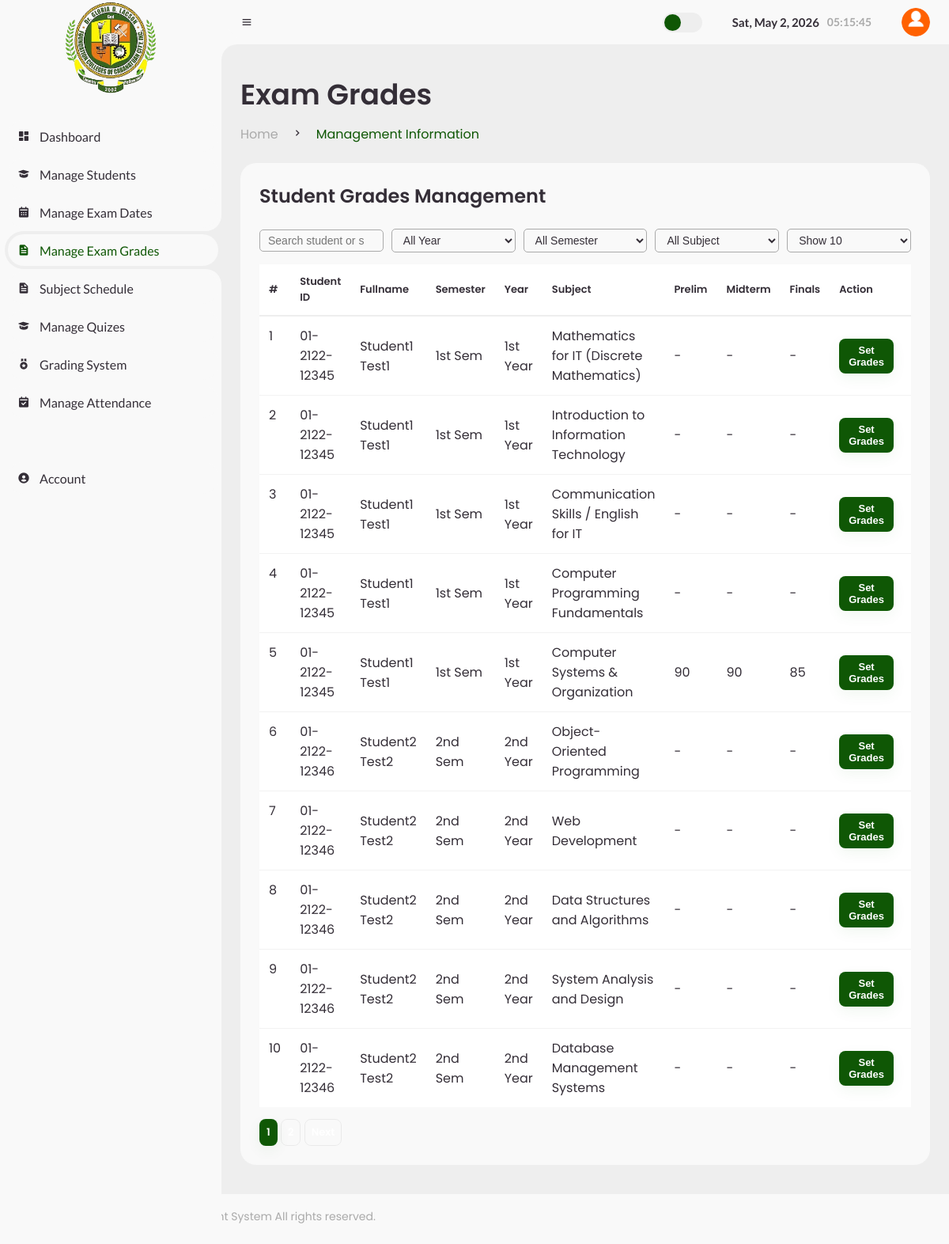
/Classteacher/exam_grades.php (signed in), run on the app's committed database.
### tables this page shows
CREATE TABLE `student_subjects` (
  `id` int(11) NOT NULL,
  `student_id` int(11) NOT NULL,
  `subject_id` int(11) NOT NULL
);

CREATE TABLE `users` (
  `user_id` int(11) NOT NULL,
  `student_id_number` varchar(20) DEFAULT NULL,
  `username` varchar(50) NOT NULL,
  `password` varchar(255) NOT NULL,
  `role` enum('admin','teacher','student','parent') NOT NULL,
  `first_name` varchar(50) NOT NULL,
  `last_name` varchar(50) NOT NULL,
  `email` varchar(100) DEFAULT NULL,
  `contact_number` varchar(20) DEFAULT NULL,
  `profile_picture` varchar(255) DEFAULT NULL,
  `created_at` timestamp NOT NULL DEFAULT current_timestamp()
);

CREATE TABLE `subjects` (
  `subject_id` int(11) NOT NULL,
  `subject_name` varchar(100) NOT NULL,
  `course_id` int(11) NOT NULL,
  `teacher_id` int(11) NOT NULL,
  `room_id` int(11) DEFAULT NULL,
  `schedule_time` varchar(100) DEFAULT NULL,
  `schedule_days` varchar(100) DEFAULT NULL,
  `semester` enum('1st Sem','2nd Sem','3rd Sem','Summer') DEFAULT NULL,
  `year` enum('1st Year','2nd Year','3rd Year','4th Year') DEFAULT NULL
);

### Classteacher/exam_grades.php (the view, shortened to what this page needs)
<?php include 'header.php'; ?>
<?php
$user_id = $_SESSION['user_id'] ?? 0;
$teacher_id = 0;
$resT = mysqli_query($conn,"
    SELECT teacher_id
    FROM teachers
    WHERE user_id='".intval($user_id)."'
    LIMIT 1
");
if($resT && mysqli_num_rows($resT)>0){
    $teacher_id = mysqli_fetch_assoc($resT)['teacher_id'];
}
$filterYear    = $_GET['filterYear'] ?? '';
$filterSem     = $_GET['filterSem'] ?? '';
$filterSubject = $_GET['filterSubject'] ?? '';
$search        = $_GET['search'] ?? '';
$page       = max(1, intval($_GET['page'] ?? 1));
$limit      = intval($_GET['limit'] ?? 10);
$offset = ($page-1)*$limit;
$where = "WHERE s.teacher_id='".intval($teacher_id)."'";
$totalPages=0;
$totRes = mysqli_query($conn,"
    SELECT COUNT(*) as total
    FROM student_subjects ss
    JOIN students st ON ss.student_id=st.student_id
    JOIN users u ON st.user_id=u.user_id
    JOIN subjects s ON ss.subject_id=s.subject_id
    $where
");
if($totRes){
    $total=mysqli_fetch_assoc($totRes)['total'];
    $totalPages=ceil($total/$limit);
}
$students=[];
$res=mysqli_query($conn,"
    SELECT
        ss.student_id,
        ss.subject_id,
        u.student_id_number,
        CONCAT(u.first_name,' ',u.last_name) as fullname,
        s.subject_name,
        s.semester,
        s.year
    FROM student_subjects ss
    JOIN students st ON ss.student_id=st.student_id
    JOIN users u ON st.user_id=u.user_id
    JOIN subjects s ON ss.subject_id=s.subject_id
    $where
    ORDER BY u.last_name ASC
    LIMIT $offset,$limit
");
if($res){
    while($row=mysqli_fetch_assoc($res)){
        $students[]=$row;
    }
}
?>
<main>
<div class="head-title">
<div class="left">
<h1>Exam Grades</h1>
<ul class="breadcrumb">
<li><a href="#">Home</a></li>
<li><i class='bx bx-chevron-right'></i></li>
<li><a class="active">Management Information</a></li>
</ul>
</div>
</div>
<div class="table-data">
<div class="order">
<div class="head flex-between">
<h3>Student Grades Management</h3>
</div>
<div class="row-controls">
<input type="search" id="searchInput" class="search-input"
placeholder="Search student or subject..."
value="<?= htmlspecialchars($search) ?>">
<select id="yearFilter" class="search-input">
<option value="">All Year</option>
</select>
<select id="semFilter" class="search-input">
<option value="">All Semester</option>
</select>
<select id="subjectFilter" class="search-input">
<option value="">All Subject</option>
</select>
<select id="limitFilter" class="search-input">
<?php foreach([5,10,25,50] as $l){
$sel=($limit==$l)?'selected':'';
echo "<option value='$l' $sel>Show $l</option>";
} ?>
</select>
</div>
<table>
<thead>
<tr>
<th>#</th>
<th>Student ID</th>
<th>Fullname</th>
<th>Semester</th>
<th>Year</th>
<th>Subject</th>
<th>Prelim</th>
<th>Midterm</th>
<th>Finals</th>
<th>Action</th>
</tr>
</thead>
<tbody>
<?php
if(empty($students)){
echo "<tr><td colspan='10'>No Records Found</td></tr>";
}else{
$sn=$offset+1;
foreach($students as $row){
$student_id=$row['student_id'];
$subject_id=$row['subject_id'];
$scores=['Prelim'=>'-','Midterm'=>'-','Finals'=>'-'];
$gRes=mysqli_query($conn,"
SELECT e.exam_type, eg.score
FROM exams e
LEFT JOIN exam_grades eg
ON e.exam_id=eg.exam_id
AND eg.student_id='$student_id'
WHERE e.subject_id='$subject_id'
AND e.exam_type IN ('Prelim','Midterm','Finals')
");
if($gRes){
while($g=mysqli_fetch_assoc($gRes)){
if($g['score']!==null){
$scores[$g['exam_type']]=$g['score'];
}
}
}
?>
<tr>
<td><?= $sn++ ?></td>
<td><?= htmlspecialchars($row['student_id_number']) ?></td>
<td><?= htmlspecialchars($row['fullname']) ?></td>
<td><?= htmlspecialchars($row['semester']) ?></td>
<td><?= htmlspecialchars($row['year']) ?></td>
<td><?= htmlspecialchars($row['subject_name']) ?></td>
<td><?= $scores['Prelim'] ?></td>
<td><?= $scores['Midterm'] ?></td>
<td><?= $scores['Finals'] ?></td>
<td>
<button class="btn small primary"
onclick="openGradeModal(
<?= $student_id ?>,
<?= $subject_id ?>,
'<?= $scores['Prelim'] ?>',
'<?= $scores['Midterm'] ?>',
'<?= $scores['Finals'] ?>'
)">Set Grades</button>
</td>
</tr>
<?php }} ?>
</tbody>
</table>
<?php if($totalPages>1){ ?>
<div class="mt-15">
<?php for($i=1;$i<=$totalPages;$i++){ ?>
<a href="?page=<?= $i ?>&limit=<?= $limit ?>&filterYear=<?= urlencode($filterYear) ?>&filterSem=<?= urlencode($filterSem) ?>&filterSubject=<?= urlencode($filterSubject) ?>&search=<?= urlencode($search) ?>"
class="btn small <?= $i==$page?'primary':'' ?>">
<?= $i ?>
</a>
<?php } ?>
<?php if($page<$totalPages){ ?>
<a href="?page=<?= $page+1 ?>&limit=<?= $limit ?>&filterYear=<?= urlencode($filterYear) ?>&filterSem=<?= urlencode($filterSem) ?>
&filterSubject=<?= urlencode($filterSubject) ?>
&search=<?= urlencode($search) ?>" class="btn small">Next</a>
<?php } ?>
</div>
<?php } ?>
</div>
</div>
</main>
<?php include 'stms_footer.php'; ?>

### data on the page
student_subjects: users.student_id_number "01-2122-12345", fullname "Student1 Test1", subject.semester "1st Sem", subject.year "1st Year", subject.subject_name "Mathematics for IT (Discrete Mathematics)", Prelim "-", Midterm "-", Finals "-"
student_subjects: users.student_id_number "01-2122-12345", fullname "Student1 Test1", subject.semester "1st Sem", subject.year "1st Year", subject.subject_name "Introduction to Information Technology", Prelim "-", Midterm "-", Finals "-"
student_subjects: users.student_id_number "01-2122-12345", fullname "Student1 Test1", subject.semester "1st Sem", subject.year "1st Year", subject.subject_name "Communication Skills / English for IT", Prelim "-", Midterm "-", Finals "-"
student_subjects: users.student_id_number "01-2122-12345", fullname "Student1 Test1", subject.semester "1st Sem", subject.year "1st Year", subject.subject_name "Computer Programming Fundamentals", Prelim "-", Midterm "-", Finals "-"
student_subjects: users.student_id_number "01-2122-12345", fullname "Student1 Test1", subject.semester "1st Sem", subject.year "1st Year", subject.subject_name "Computer Systems & Organization", Prelim "90", Midterm "90", Finals "85"
student_subjects: users.student_id_number "01-2122-12346", fullname "Student2 Test2", subject.semester "2nd Sem", subject.year "2nd Year", subject.subject_name "Object-Oriented Programming", Prelim "-", Midterm "-", Finals "-"
student_subjects: users.student_id_number "01-2122-12346", fullname "Student2 Test2", subject.semester "2nd Sem", subject.year "2nd Year", subject.subject_name "Web Development", Prelim "-", Midterm "-", Finals "-"
student_subjects: users.student_id_number "01-2122-12346", fullname "Student2 Test2", subject.semester "2nd Sem", subject.year "2nd Year", subject.subject_name "Data Structures and Algorithms", Prelim "-", Midterm "-", Finals "-"
student_subjects: users.student_id_number "01-2122-12346", fullname "Student2 Test2", subject.semester "2nd Sem", subject.year "2nd Year", subject.subject_name "System Analysis and Design", Prelim "-", Midterm "-", Finals "-"
student_subjects: users.student_id_number "01-2122-12346", fullname "Student2 Test2", subject.semester "2nd Sem", subject.year "2nd Year", subject.subject_name "Database Management Systems", Prelim "-", Midterm "-", Finals "-"
